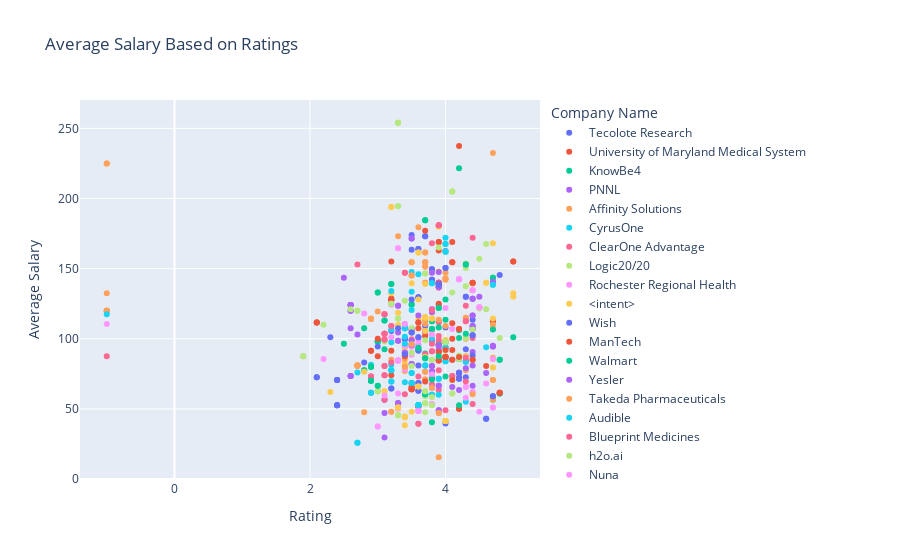

Source (notebook cell):
### Code cell
px.scatter(df, x="Rating", y="Average Salary", color="Company Text",labels={'Company Text':'Company Name'}, title='Average Salary Based on Ratings')
